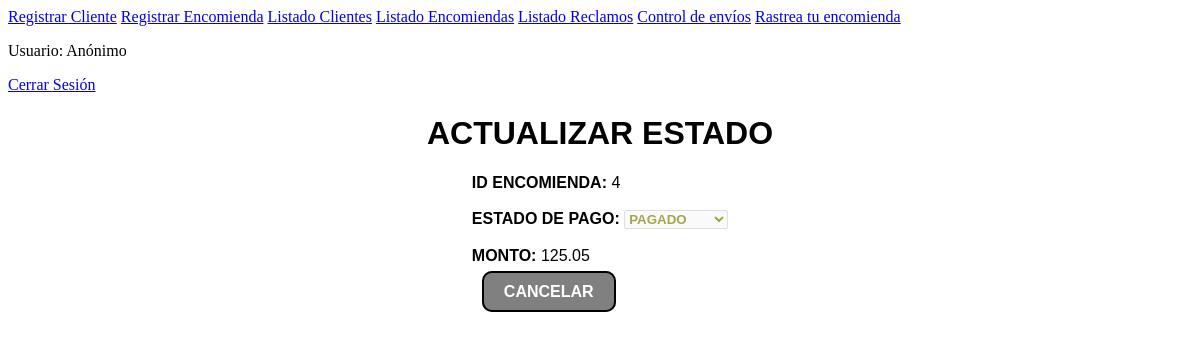
/actualizar_estado_form/4/ (signed in), run on an earlier commit of the app's database.
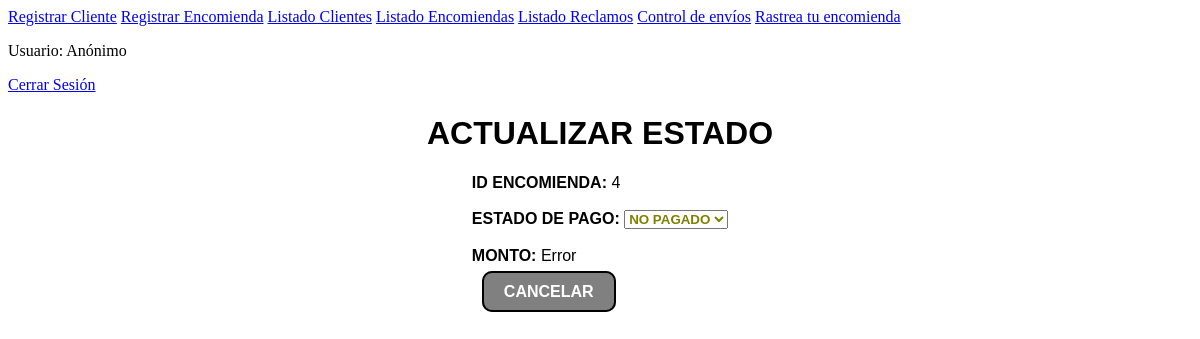
And on a later commit of the database.
### sistema/models.py (models this page shows, shortened)
class Comprobante(models.Model):
    encomienda = models.ForeignKey(Encomienda, on_delete=models.CASCADE)
    estado_pago = models.CharField(max_length=50)
    monto = models.DecimalField(max_digits=10, decimal_places=2)
    fecha_pago = models.DateTimeField(null=True, blank=True)

### sistema/views.py (the view)
    def wrapper(request, *args, **kwargs):
        if 'empleado_id' not in request.session:
            return redirect('login_empleado')
        return view_func(request, *args, **kwargs)

### sistema/views.py (called while the page is built, shortened)
def empleado_requerido(view_func):
    def wrapper(request, *args, **kwargs):
        if 'empleado_id' not in request.session:
            return redirect('login_empleado')
        return view_func(request, *args, **kwargs)
    return wrapper

@empleado_requerido
def actualizar_estado_form(request, encomienda_id=None):
    encomienda = None
    comprobante = None
    monto = None
    if encomienda_id:
        encomienda = get_object_or_404(Encomienda, id=encomienda_id)
        comprobante = Comprobante.objects.filter(encomienda=encomienda).first()
        monto = comprobante.monto if comprobante else 'Error'
    return render(request, 'actualizar_estado_form.html', {
        'encomienda': encomienda,
        'comprobante': comprobante,
        'monto': monto
    })

### sistema/templates/actualizar_estado_form.html (shortened to what this page needs)
{% extends "layout/base_empleado.html" %}
{% block content %}
<div style="text-align: center; font-family: Arial, sans-serif;">
    <h1 style="font-weight: bold;">ACTUALIZAR ESTADO</h1>
    {% if encomienda %}
        <form method="POST" action="{% url 'actualizar_estado_form' encomienda.id %}" style="display: inline-block; text-align: left;">
            <label><strong>ID ENCOMIENDA:</strong></label>
            <span>{{ encomienda.id }}</span>
            <br><br>
            <label><strong>ESTADO DE PAGO:</strong></label>
            <select name="estado_pago" style="font-weight: bold; color: olive;" {% if comprobante and comprobante.estado_pago == "Pagado" %}disabled{% endif %}>
                <option value="No pagado" {% if comprobante and comprobante.estado_pago == "No pagado" %}selected{% endif %}>NO PAGADO</option>
                <option value="Pagado" {% if comprobante and comprobante.estado_pago == "Pagado" %}selected{% endif %}>PAGADO</option>
            </select>
            <br><br>
            <label><strong>MONTO:</strong></label>
            <span>{{ monto }}</span>
            <br><br>
            <a href="{% url 'listado_encomiendas' %}" style="background-color: gray; color: white; font-weight: bold; padding: 10px 20px; text-decoration: none; border: 2px solid black; border-radius: 10px; margin-left: 10px;">
                CANCELAR
            </a>
        </form>
    {% else %}
        <p>No se ha encontrado la encomienda.</p>
    {% endif %}
</div>
{% endblock %}

What changed in the data, as far as the page shows it:
no longer on this page (row edited): Comprobante: estado_pago "PAGADO", monto "125.05"
Also different on the page:
form field estado_pago: (not shown) → "NO PAGADO"
{{ monto }}: (not shown) → "Error"
